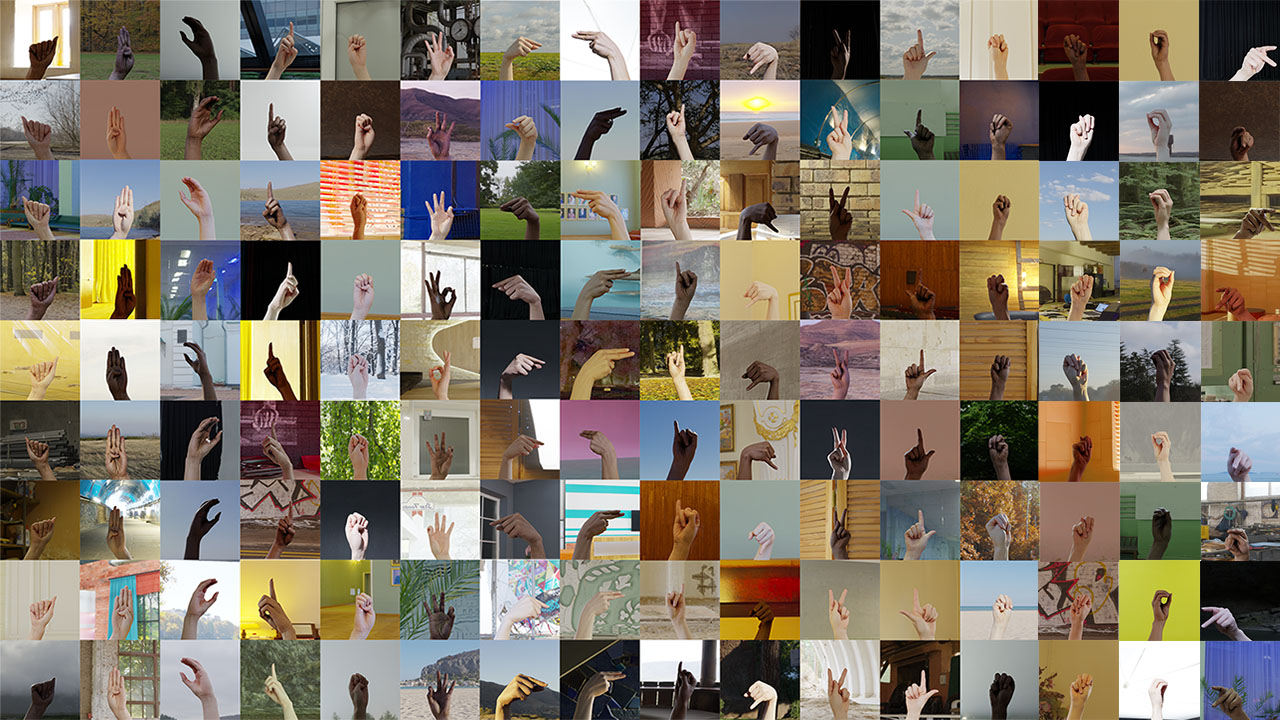
#> input picture dataset/alphabet.jpg, 1280 x 720 px
$ python -i detect_blur.py   (imports and definitions only)   (older library calls are emulated)
#> lines starting #> are read from the running program, lines starting #| are printed output that depends on the picture
import os
import cv2  # type: ignore
import numpy as np
import pandas as pd  # type: ignore

# Define dataset paths
DATASET_PATH = "../dataset"
TRAIN_PATH = os.path.join(DATASET_PATH, "Train_Alphabet")
TEST_PATH = os.path.join(DATASET_PATH, "Test_Alphabet")

# Define blur threshold (lower = more strict, higher = lenient)
LAPLACIAN_THRESHOLD = 130.0  # Higher value to reduce false positives
EDGE_THRESHOLD = 45  # Ensures edges exist
HISTOGRAM_THRESHOLD = 9.0  # Minimum contrast level


def compute_laplacian_variance(image: np.ndarray) -> float:
    """ Compute Laplacian variance for sharpness detection. """
    return cv2.Laplacian(image, cv2.CV_64F).var()


def compute_edge_density(image: np.ndarray) -> float:
    """ Compute the density of detected edges using Canny edge detection. """
    edges = cv2.Canny(image, 100, 200)
    return np.count_nonzero(edges) / edges.size


def compute_histogram_sharpness(image: np.ndarray) -> float:
    """ Compute contrast using histogram spread of pixel intensities. """
    hist = cv2.calcHist([image], [0], None, [256], [0, 256])
    return hist.std()


def is_blurry(image_path: str) -> bool:
    """ Analyze an image with multiple blur detection methods. """
#> called with image_path = '../dataset/alphabet.jpg'
    img = cv2.imread(image_path, cv2.IMREAD_GRAYSCALE)
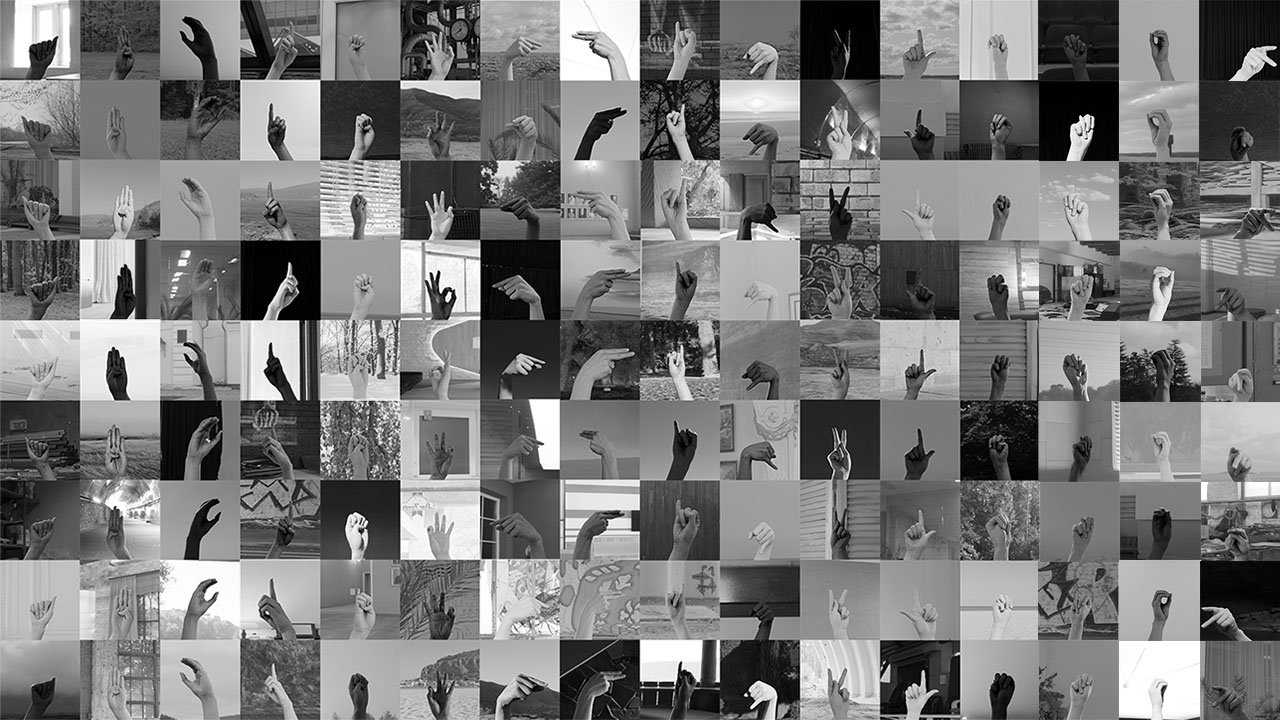
#> img: shape (720, 1280); min 0, max 255, mean 121.6
    laplacian_score = compute_laplacian_variance(img)
#> laplacian_score = 1492.1
    edge_density = compute_edge_density(img)
#> in compute_edge_density, `edges = cv2.Canny(image, 100, 200)`:
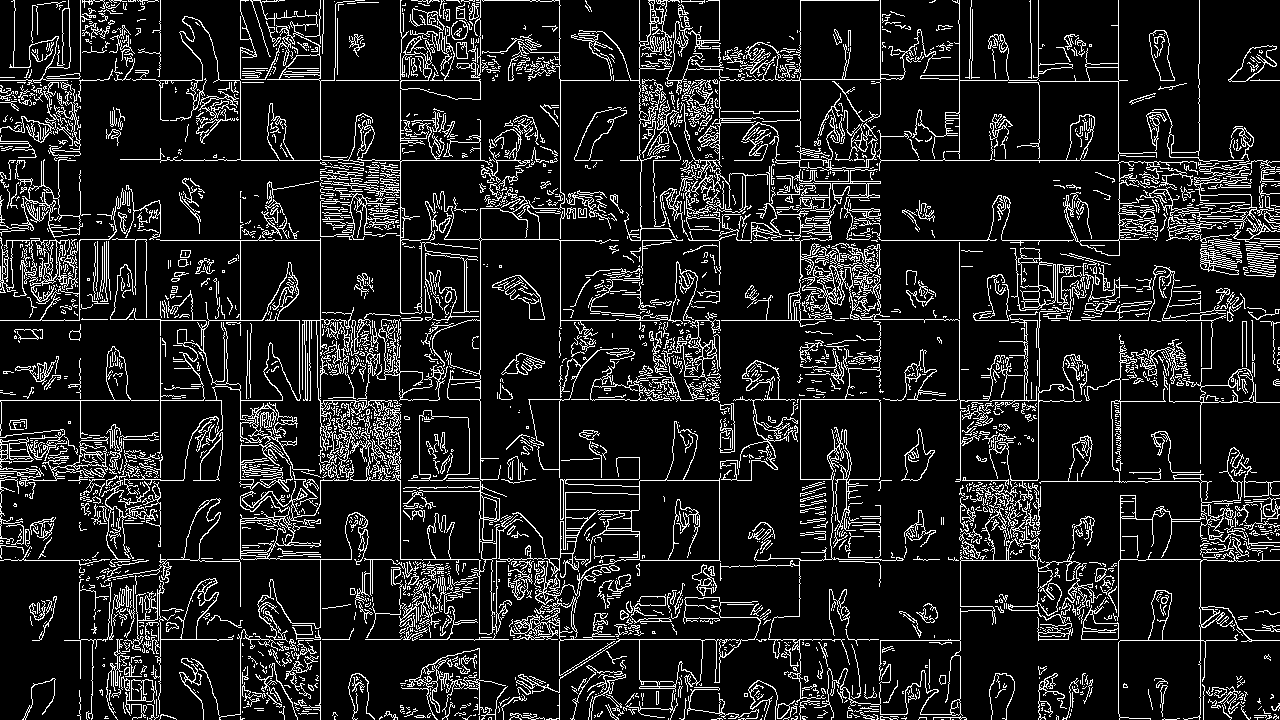
#> edges: shape (720, 1280); 12.5% white in thin lines or dots
#> edge_density = 0.125
    histogram_sharpness = compute_histogram_sharpness(img)
#> in compute_histogram_sharpness, `hist = cv2.calcHist([image], [0], None, [256], [0, 256])`: hist = 256 values, max 10117 at index 255, min 988 at index 245, mean 3600
#> histogram_sharpness = 1471.1

    # Image is blurry if it fails all three tests
    return (laplacian_score < LAPLACIAN_THRESHOLD and
            edge_density < EDGE_THRESHOLD and
            histogram_sharpness < HISTOGRAM_THRESHOLD)


def detect_blurry_images(dataset_path: str):
    """ Scan dataset for blurry images using improved detection methods. """
    blurry_images = []
    for class_name in sorted(os.listdir(dataset_path)):
        class_dir = os.path.join(dataset_path, class_name)
        if not os.path.isdir(class_dir):
            continue

        for img_name in os.listdir(class_dir):
            img_path = os.path.join(class_dir, img_name)
            if is_blurry(img_path):
                blurry_images.append((class_name, img_name))

    return blurry_images


# Run blur detection on train and test datasets
# [1 line that did not run here, left out]
# [1 line that did not run here, left out]

# Convert to DataFrame for better visualization
# [2 lines that did not run here, left out]

# Save results
# [2 lines not run here, left out]

>>> result = is_blurry('../dataset/alphabet.jpg')
#> result = False
